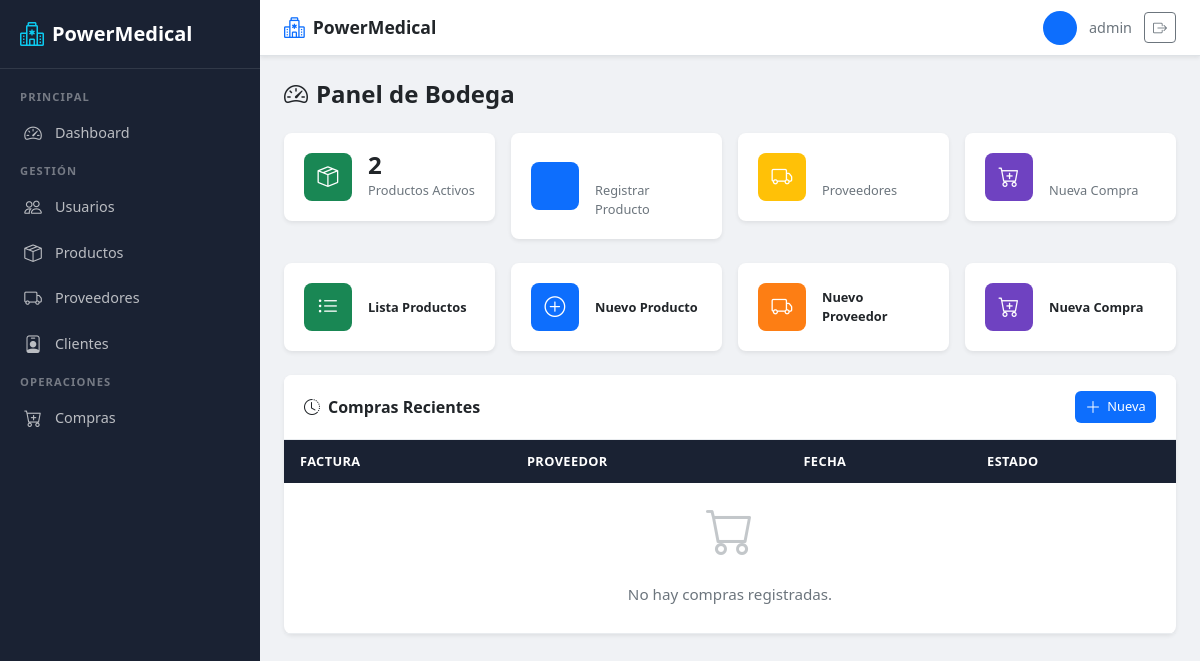
Page /usuarios/dashboard/bodega/ (signed in) on the earlier database version.
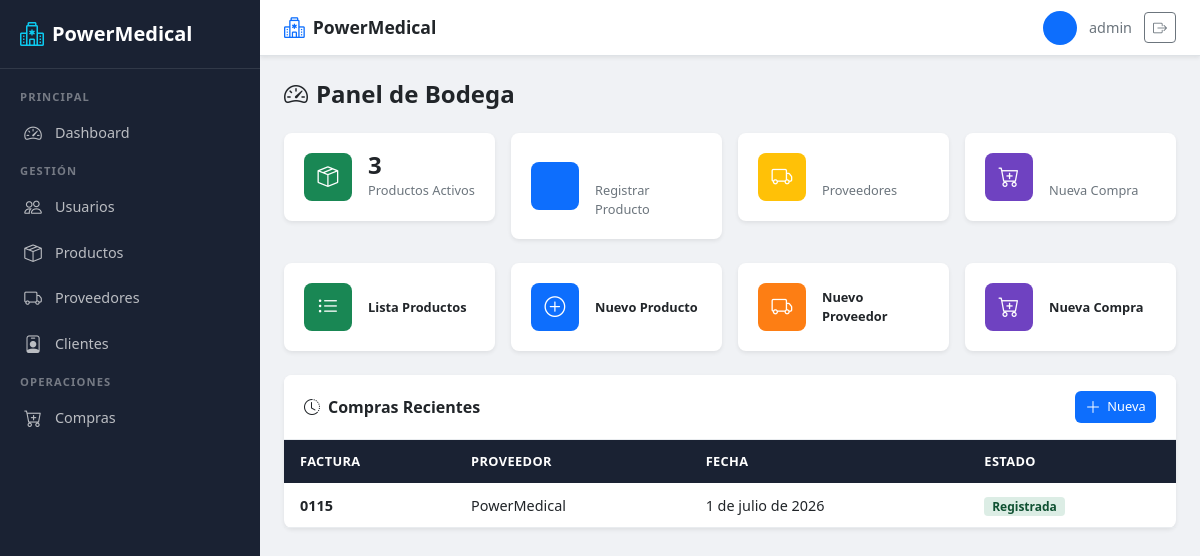
Same page on the later database version.
### usuarios/models.py (models this page shows, shortened)
class Compra(models.Model):
    proveedor = models.ForeignKey(
        Proveedor,
        on_delete=models.PROTECT
    )
    fecha = models.DateField(default=timezone.now)
    numero_factura = models.CharField(
        max_length=30,
        unique=True
    )
    observacion = models.TextField(
        blank=True,
        null=True
    )
    ESTADOS = [
        ('REGISTRADA', 'Registrada'),
        ('ANULADA', 'Anulada'),
    ]
    estado = models.CharField(
        max_length=15,
        choices=ESTADOS,
        default='REGISTRADA'
    )

class Proveedor(models.Model):
    ESTADOS = [
        ('ACTIVO', 'Activo'),
        ('INACTIVO', 'Inactivo'),
    ]
    ruc = models.CharField(
        max_length=13,
        unique=True,
        verbose_name="RUC"
    )
    nombre_empresa = models.CharField(
        max_length=150,
        verbose_name="Nombre de la Empresa o Razón Social"
    )
    contacto = models.CharField(
        max_length=100,
        verbose_name="Nombre del Contacto"
    )
    telefono = models.CharField(
        max_length=15,
        verbose_name="Teléfono"
    )
    correo = models.EmailField(
        blank=True,
        null=True,
        verbose_name="Correo Electrónico"
    )
    direccion = models.TextField(
        blank=True,
        null=True,
        verbose_name="Dirección"
    )
    estado = models.CharField(
        max_length=10,
        choices=ESTADOS,
        default='ACTIVO',
        verbose_name="Estado"
    )

### usuarios/views.py (the view)
# urls.py: path('dashboard/bodega/', views.dashboard_bodega, name='dashboard_bodega'),
@roles_permitidos('BODEGA')
def dashboard_bodega(request):
    productos = Producto.objects.filter(estado='ACTIVO')
    compras_recientes = Compra.objects.order_by('-fecha')[:5]
    context = {
        'productos_count': productos.count(),
        'compras_recientes': compras_recientes,
    }
    return render(request, 'usuarios/dashboard_bodega.html', context)

### usuarios/views.py (called while the page is built)
def roles_permitidos(*roles):
    def decorator(view_func):
        @wraps(view_func)
        @login_required
        def wrapper(request, *args, **kwargs):
            if request.user.is_superuser or request.user.rol in roles:
                return view_func(request, *args, **kwargs)
            return redirect('redireccion_rol')
        return wrapper
    return decorator

### usuarios/templates/usuarios/dashboard_bodega.html (shortened to what the changed rows need)
{% extends 'usuarios/base.html' %}
{% block content %}
<div class="pm-page-header">
    <h2><i class="bi bi-speedometer2 me-2"></i>Panel de Bodega</h2>
</div>
<div class="row g-3 mb-4">
    <div class="col-sm-6 col-lg-3">
        <a href="{% url 'lista_productos' %}" class="pm-stat-card">
            <div class="pm-stat-info">
                <h3>{{ productos_count }}</h3>
                <p>Productos Activos</p>
            </div>
        </a>
    </div>
</div>
<div class="pm-card">
    <div class="pm-card-body p-0">
        <div class="pm-table-responsive">
            <table class="pm-table">
                <thead>
                    <tr>
                        <th>Factura</th>
                        <th>Proveedor</th>
                        <th>Fecha</th>
                        <th>Estado</th>
                    </tr>
                </thead>
                <tbody>
                    {% for compra in compras_recientes %}
                    <tr>
                        <td><strong>{{ compra.numero_factura }}</strong></td>
                        <td>{{ compra.proveedor.nombre_empresa }}</td>
                        <td>{{ compra.fecha }}</td>
                        <td>
                            {% if compra.estado == 'REGISTRADA' %}
                                <span class="pm-badge pm-badge-active">Registrada</span>
                            {% else %}
                                <span class="pm-badge pm-badge-inactive">{{ compra.estado }}</span>
                            {% endif %}
                        </td>
                    </tr>
                    {% empty %}
                    <tr>
                        <td colspan="4" class="pm-empty">
                            <i class="bi bi-cart d-block"></i>
                            <p>No hay compras registradas.</p>
                        </td>
                    </tr>
                    {% endfor %}
                </tbody>
            </table>
        </div>
    </div>
</div>
{% endblock %}

Differences in the rows shown:
added Compra: numero_factura "0115", proveedor.nombre_empresa "PowerMedical", fecha "1 de julio de 2026", estado "Registrada"
Other differences:
{{ productos_count }}: "2" → "3"
text no longer shown: "No hay compras registradas."
